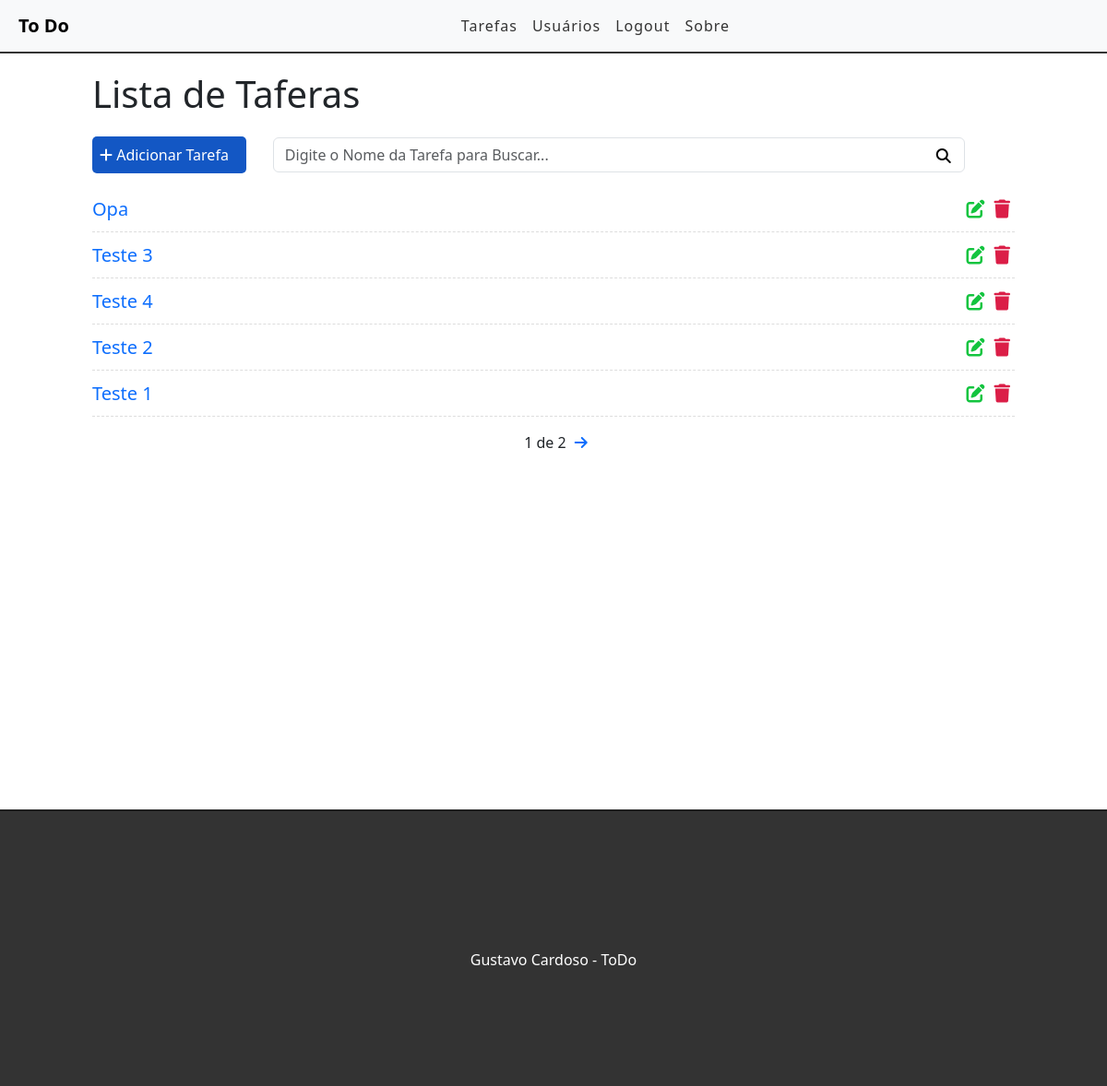
Before: / (signed in) with the older database file.
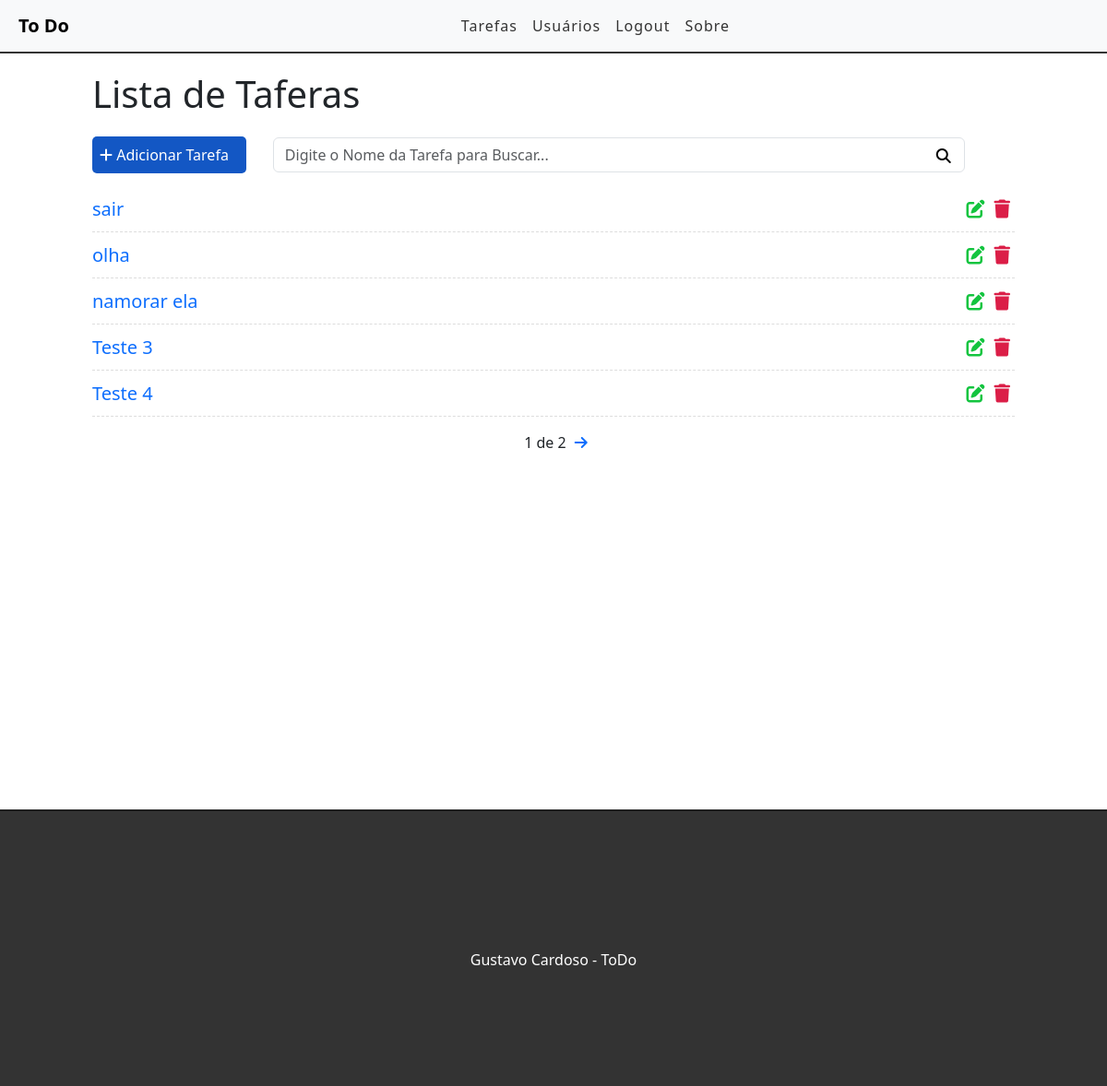
After: the same page with the newer database file.
### tasks/models.py (models this page shows, shortened)
class Task(models.Model):
    STATUS = (
        ('doing','Doing'),
        ('done', 'Done'),
    )
    title = models.CharField(max_length=255)
    description = models.TextField()
    done = models.CharField(max_length=5, choices=STATUS,)
    created_at = models.DateTimeField(auto_now_add=True)
    update_at = models.DateTimeField(auto_now=True)

### tasks/views.py (the view)
# urls.py: path('', views.taskList, name='Task List'),
@login_required
def taskList(request):
    search = request.GET.get('search')
    if search:
        tasks = Task.objects.filter(title__icontains=search,description__icontains=search)
    else:
        tasks_list = Task.objects.all().order_by('-created_at')
        paginator = Paginator(tasks_list, 5)
        page = request.GET.get('page')
        tasks = paginator.get_page(page)
    return render(request, 'tasks/list.html', {'tasks':tasks})

### tasks/templates/tasks/list.html (shortened to what this page needs)
{% extends 'base.html' %}
{% block content %}
<div class="offset-1 col-10 list-div">
    <h1>Lista de Taferas</h1>
    <a id="add-link" href="/newtask">
        <div class="col-2 add-div">
            <i class="fas fa-plus"></i> Adicionar Tarefa
        </div>
    </a>
    <div class="col-9 search-div">
        <form method="GET" id='search-form'>
            <input class="form-control" type="text" id="search" name="search" placeholder="Digite o Nome da Tarefa para Buscar... " value="{{ request.GET.search }}">
            <i class="fa-solid fa-magnifying-glass" id="search-btn"></i>
        </form>
    </div>
    <ul class="task-list">
        {% for task in tasks %}
        <li class="tesk-item">
            <span><a class="title" href="/task/{{task.id}}">{{task.title}}</a></span>
            <span><a href="/delete/{{task.id}}"><i class="fas fa-trash"></i></a></span>
            <span><a href="/edit/{{task.id}}"><i class="fas fa-edit"></i></a></span>
        </li>
        {% endfor %}
    </ul>
    <div class="pagination">
        <span class="step-links">
            {% if tasks.paginator.num_pages %}
            <span class="current">
                {{tasks.number}} de {{tasks.paginator.num_pages}}
            </span>
            {% endif %}
            {% if tasks.has_next %}
                <a href="?page={{ tasks.next_page_number }}"> <i class="fas fa-arrow-right"></i></a>
            {% endif %}
        </span>
    </div>
</div>
{% endblock %}

### tasks/templates/base.html (shortened to what this page needs)
{% load static %}
<!DOCTYPE html>
<html lang="pt-br">
<head>
    <link href="https://cdn.jsdelivr.net/npm/bootstrap@5.3.2/dist/css/bootstrap.min.css" rel="stylesheet"
 />
    <link rel="stylesheet" href="https://cdnjs.cloudflare.com/ajax/libs/font-awesome/6.5.1/css/all.min.css"
 />
    <link rel="stylesheet" href="{% static 'css/styles.css' %}" />
</head>
<body>
    <div class="container-fluid">
        <nav class="navbar navbar-expand-lg navbar-light bg-light">
            <div class="container-fluid">
                <a class="navbar-brand" href="/">To Do</a>
                <div class="collapse navbar-collapse" id="navbarNav">
                    <ul class="navbar-nav">
                        {% if user.is_authenticated %}
                        <li class="nav-item">
                            <a class="nav-link" href="/">Tarefas</a>
                        </li>
                        <li class="nav-item">
                            <a class="nav-link" href="#">Usuários</a>
                        </li>
                        <li class="nav-item">
                            <a class="nav-link" href="/accounts/logout">Logout</a>
                        </li>
                        {% else %}
                        <li class="nav-item">
                            <a class="nav-link" href="/accounts/login">Login</a>
                        </li>
                        {% endif %}
                        <li class="nav-item">
                            <a class="nav-link" href="#">Sobre</a>
                        </li>
                    </ul>
                </div>
            </div>
        </nav>
        {% block content %}
        {% endblock %}
        <footer>
            <p>Gustavo Cardoso - ToDo</p>
        </footer>
    </div>
</body>
</html>

### tasks/static/css/styles.css (style rules this page uses)
* { padding: 0; margin: 0; }
.list-div { min-height: calc(100vh); }
.container-fluid { padding: 0; }
.navbar { border-bottom: 2px solid #333; margin-bottom: 20px; }
.navbar-nav { margin: auto; }
.navbar-brand { padding-left: 20px; font-weight: bold; }
.navbar-light .navbar-nav a.nav-link { color: #333; letter-spacing: 1px; border-radius: 20px; }
#add-link { text-decoration: none; }
.add-div { background-color: #1357c4; cursor: pointer; display: inline-block; color: #fff; padding: 8px; border-radius: 5px; margin-right: 25px; }
.search-div { padding: 0; margin-top: 15px; margin-bottom: 15px; display: inline-block; position: relative; }
.search-div i { position: absolute; right: 10px; bottom: 5px; font-weight: 900; color: #000; padding: 5px; border-radius: 50%; cursor: pointer; }
.list-div { padding: 0; }
.title { text-decoration: none; }
.task-list { padding-left: 0; }
.tesk-item { list-style: none; font-size: 20px; height: 50px; padding-top: 10px; border-bottom: 1px dashed #dddddd; }
.fas.fa-trash, .fas.fa-edit { cursor: pointer; margin: 5px; font-size: 20px; float: right; }
.fas.fa-trash { color: #db1e47; }
.fas.fa-edit { color: #13c43f; }
footer { background-color: #333; height: 300px; border-top: 2px solid #202020; }
footer p { color: #fff; text-align: center; position: relative; top: 50%; }
.pagination { margin-bottom: 20px; }
.step-links { position: relative; margin-left: auto; margin-right: auto; }
.step-links .current { padding-left: 5px; padding-right: 5px; }

Changed rows visible on the page:
removed Task: title "Opa"
no longer on this page (row unchanged): Task: title "Teste 2"
no longer on this page (row unchanged): Task: title "Teste 1"
added Task: title "sair"
added Task: title "olha"
added Task: title "namorar ela"
